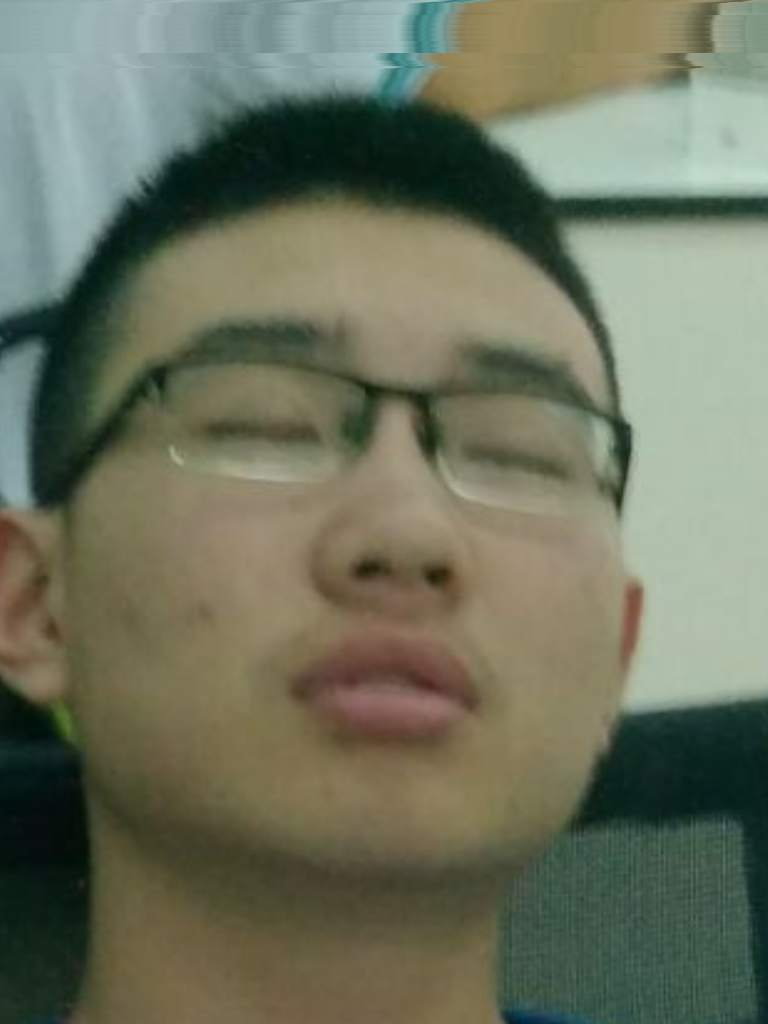
#> input picture ckv1.jpg, 768 x 1024 px
$ python photo2char.py
#> lines starting #> are read from the running program, lines starting #| are printed output that depends on the picture
from PIL import Image
inPath = input('path for process:')
#> the answer given: ckv1.jpg
WIDTH = int(input('How long you want for width:'))
#> the answer given: 100
HEIGHT = int(input('How long you want for height:'))
#> the answer given: 100
outPath = input('path for save:')
#> the answer given: out.png
print('processing,please wait')
char = u'WM%&@-.'
demarcation = 128
def limit(x,start,end):
	if(x <= start):
		return start
	if(x >= end):
		return end
	return x
def getchar(r,g,b):
	gray = int(0.2126 * r + 0.7152 * g + 0.0722 * b)
	std = int(demarcation / len(char))
	return char[limit(int(gray / std),0,len(char) - 1)]
if(__name__ == '__main__'):
	img = Image.open(inPath).convert('RGB')
#> img is the input picture: PIL image 768x1024 RGB; mean R, G, B 109.5, 114.3, 94.7
	img = img.resize((WIDTH,HEIGHT),Image.NEAREST)
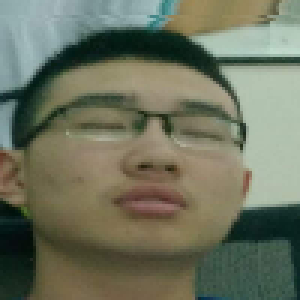
#> img: PIL image 100x100 RGB (shown 3 times larger); mean R, G, B 109.4, 114.2, 94.6
	text = ''
	for i in range(HEIGHT):
		for j in range(WIDTH):
			r,g,b = img.getpixel((j,i))
			text += getchar(r,g,b)
		text += '\n'
	with open(outPath,'w') as file:
		file.write(text)


'''# -*- coding:utf8 -*-

import cv2

charSize = 2#字符尺寸

string = "$@B%8&WM#*oahkbdpqwmZO0QLCJUYXzcvunxrjft/\|()1{}[]?-_+~<>i!lI;:,\"^`'. "
count = len(string)
img = cv2.imread('ckv1.jpg')
u, v, _= img.shape
c = img*0 + 255
gray = cv2.cvtColor(img, cv2.COLOR_BGR2GRAY)

for i in range(0, u, 6):
    for j in range(0, v, 6):
        pix = gray[i, j]
        b, g, r = img[i, j]
        zifu = string[int(((count - 1) * pix) / 256)]
        cv2.putText(c, zifu, (j, i), cv2.FONT_HERSHEY_COMPLEX, charSize, (int(b), int(g), int(r)), 1)

cv2.imwrite('output.png', c)
'''

$ run again, on ckv5.jpg
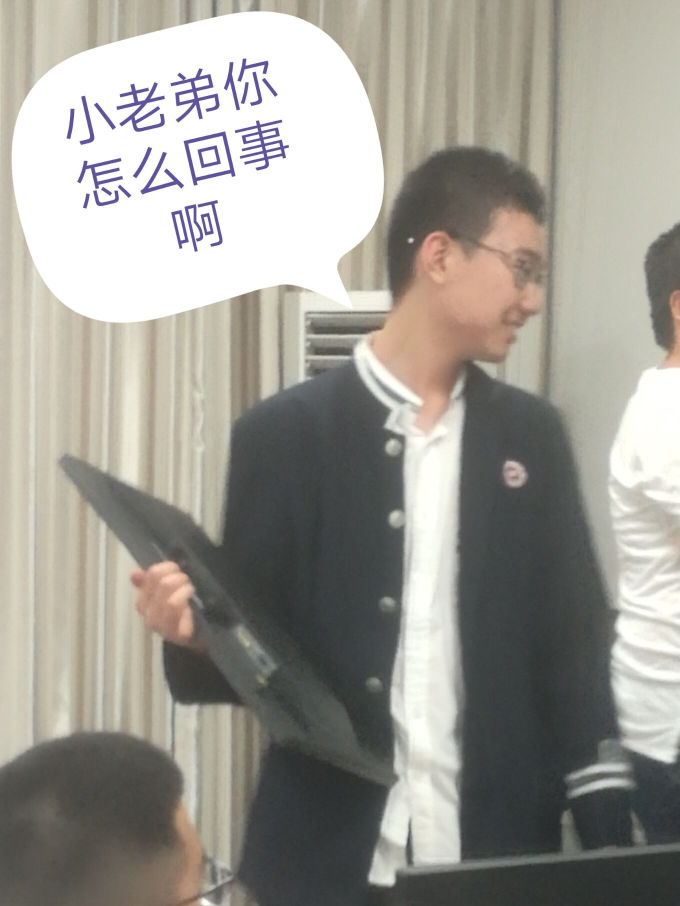
#> input picture ckv5.jpg, 1359 x 1812 px (shown at 1/2 size)
#> img is the input picture: PIL image 1359x1812 RGB; mean R, G, B 156.8, 154.2, 146.8
#> `img = img.resize((WIDTH,HEIGHT),Image.NEAREST)`:
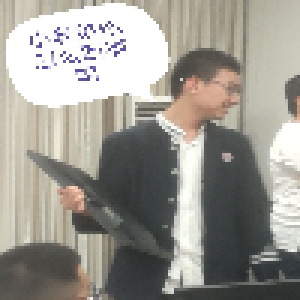
#> img: PIL image 100x100 RGB (shown 3 times larger); mean R, G, B 156.9, 154.2, 146.8

$ run again, on yyb3.jpg
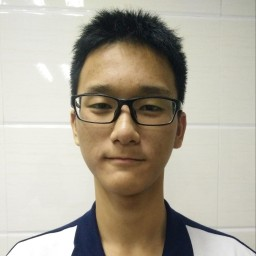
#> input picture yyb3.jpg, 256 x 256 px
#> img is the input picture: PIL image 256x256 RGB; mean R, G, B 176.7, 170.1, 156
#> `img = img.resize((WIDTH,HEIGHT),Image.NEAREST)`:
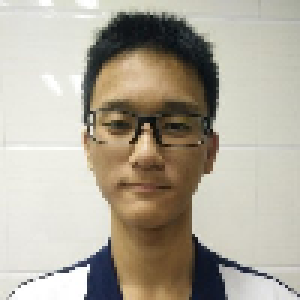
#> img: PIL image 100x100 RGB (shown 3 times larger); mean R, G, B 176.9, 170.3, 156.2

$ run again, on yyb4.jpg
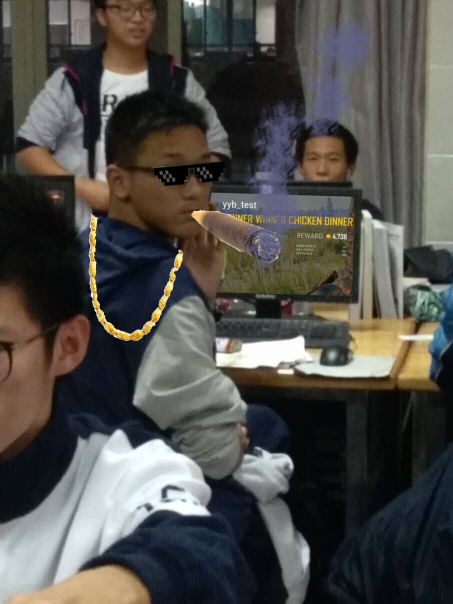
#> input picture yyb4.jpg, 906 x 1208 px (shown at 1/2 size)
#> img is the input picture: PIL image 906x1208 RGB; mean R, G, B 79.1, 77.5, 73.7
#> `img = img.resize((WIDTH,HEIGHT),Image.NEAREST)`:
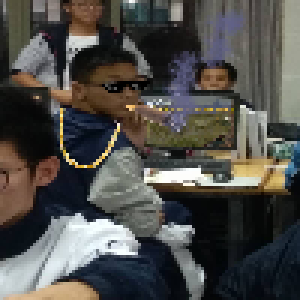
#> img: PIL image 100x100 RGB (shown 3 times larger); mean R, G, B 78.9, 77.4, 73.6
